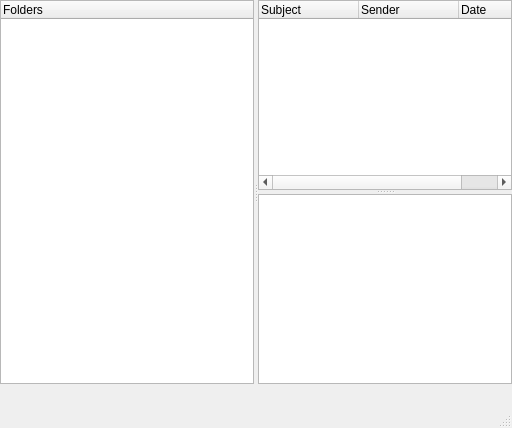
<?xml version="1.0" encoding="UTF-8"?>
<ui version="4.0">
 <class>MailClient</class>
 <widget class="QMainWindow" name="MailClient">
  <property name="geometry">
   <rect>
    <x>0</x>
    <y>0</y>
    <width>512</width>
    <height>428</height>
   </rect>
  </property>
  <property name="windowTitle">
   <string>MailClient</string>
  </property>
  <widget class="QWidget" name="centralwidget">
   <widget class="QSplitter" name="mainSplitter">
    <property name="geometry">
     <rect>
      <x>0</x>
      <y>0</y>
      <width>512</width>
      <height>384</height>
     </rect>
    </property>
    <property name="orientation">
     <enum>Qt::Horizontal</enum>
    </property>
    <widget class="QTreeWidget" name="foldersTreeWidget">
     <column>
      <property name="text">
       <string>Folders</string>
      </property>
     </column>
    </widget>
    <widget class="QSplitter" name="rightSplitter">
     <property name="orientation">
      <enum>Qt::Vertical</enum>
     </property>
     <widget class="QTreeWidget" name="messageTreeWidget">
      <column>
       <property name="text">
        <string>Subject</string>
       </property>
      </column>
      <column>
       <property name="text">
        <string>Sender</string>
       </property>
      </column>
      <column>
       <property name="text">
        <string>Date</string>
       </property>
      </column>
     </widget>
     <widget class="QTextEdit" name="textEdit">
      <property name="readOnly">
       <bool>true</bool>
      </property>
      <property name="html">
       <string>&lt;!DOCTYPE HTML PUBLIC &quot;-//W3C//DTD HTML 4.0//EN&quot; &quot;http://www.w3.org/TR/REC-html40/strict.dtd&quot;&gt;
&lt;html&gt;&lt;head&gt;&lt;meta name=&quot;qrichtext&quot; content=&quot;1&quot; /&gt;&lt;meta charset=&quot;utf-8&quot; /&gt;&lt;style type=&quot;text/css&quot;&gt;
p, li { white-space: pre-wrap; }
hr { height: 1px; border-width: 0; }
li.unchecked::marker { content: &quot;\2610&quot;; }
li.checked::marker { content: &quot;\2612&quot;; }
&lt;/style&gt;&lt;/head&gt;&lt;body style=&quot; font-family:'Microsoft YaHei UI'; font-size:9pt; font-weight:400; font-style:normal;&quot;&gt;
&lt;p style=&quot;-qt-paragraph-type:empty; margin-top:0px; margin-bottom:0px; margin-left:0px; margin-right:0px; -qt-block-indent:0; text-indent:0px;&quot;&gt;&lt;br /&gt;&lt;/p&gt;&lt;/body&gt;&lt;/html&gt;</string>
      </property>
     </widget>
    </widget>
   </widget>
  </widget>
  <widget class="QMenuBar" name="menubar">
   <property name="geometry">
    <rect>
     <x>0</x>
     <y>0</y>
     <width>512</width>
     <height>21</height>
    </rect>
   </property>
  </widget>
  <widget class="QStatusBar" name="statusbar"/>
 </widget>
 <resources/>
 <connections/>
</ui>
